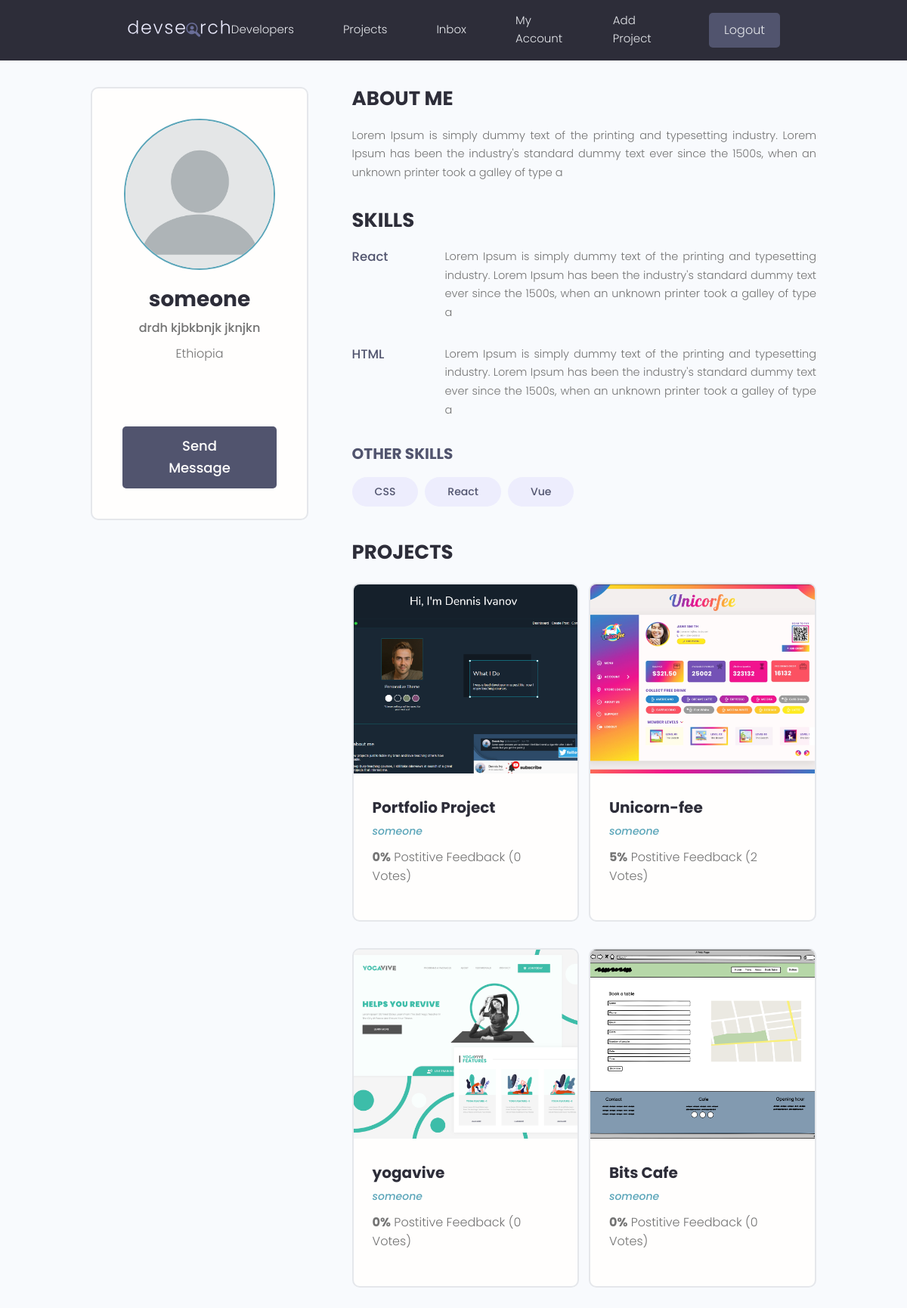
Before: /profile/4b89153a-87f2-44e1-8bf4-3c89a534345c (signed in) with the older database file.
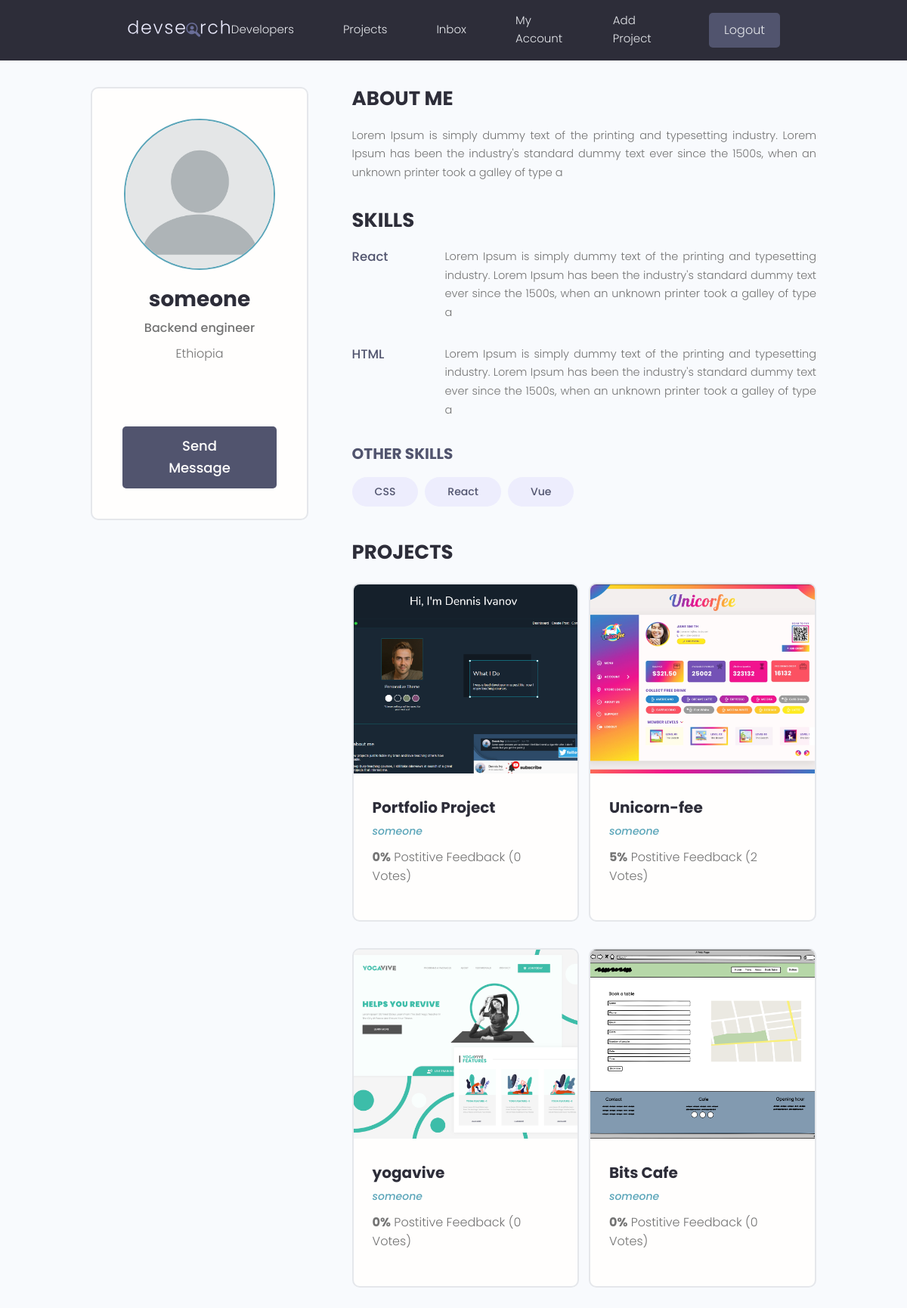
After: the same page with the newer database file.
### users/models.py (models this page shows, shortened)
class Profile(models.Model):
    user = models.OneToOneField(User, on_delete=models.CASCADE)
    id = models.UUIDField(default=uuid4, primary_key=True, editable=False)
    name = models.CharField(max_length=200)
    email = models.EmailField(max_length=200)
    username = models.CharField(max_length=200, blank=True, null=True)
    location = models.CharField(max_length=200, blank=True, null=True)
    short_intro = models.CharField(max_length=200, blank=True, null=True)
    bio = models.TextField(max_length=200, blank=True, null=True)
    profile_pic =models.ImageField(upload_to="profile_pic/", default="profile_pic/default.png")
    social_github = models.CharField(max_length=200, blank=True, null=True)
    social_twitter = models.CharField(max_length=200, blank=True, null=True)
    social_linkedin = models.CharField(max_length=200, blank=True, null=True)
    social_youtube = models.CharField(max_length=200, blank=True, null=True)
    social_website = models.CharField(max_length=200, blank=True, null=True)
    created_at = models.DateTimeField(auto_now_add=True)

### users/views.py (the view)
# urls.py: path("profile/<str:pk>", views.user_profile, name="user-profile"),
@login_required(login_url='login')
def user_profile(request, pk):
    profile = Profile.objects.get(id=pk)
    top_skills = profile.skill_set.exclude(description__exact="")
    other_skills = profile.skill_set.filter(description="")
    context = {"profile": profile, "top_skills":top_skills, "other_skills": other_skills}
    return render(request, "users/user-profile.html", context)

### users/models.py (called while the page is built)
    def __str__(self) -> str:
        return self.name

### users/templates/users/user-profile.html (shortened to what this page needs)
{% extends 'base.html' %}
{% block content %}
  <main class="profile my-md">
    <div class="container">
      <div class="layout">
        <div class="column column--1of3">
          <div class="card text-center">
            <div class="card__body dev">
              <img class="avatar avatar--xl" src="{{profile.profile_pic.url}}" />
              <h2 class="dev__name">{{profile.name}}</h2>
              <p class="dev__title">{{profile.short_intro}}</p>
              <p class="dev__location">{{profile.location}}</p>
              <ul class="dev__social">
              </ul>
              <a href="#" class="btn btn--sub btn--lg">Send Message </a>
            </div>
          </div>
        </div>
        <div class="column column--2of3">
          <div class="devInfo">
            <h3 class="devInfo__title">About Me</h3>
            <p class="devInfo__about">
              {{profile.bio}}
            </p>
          </div>
          <div class="devInfo">
            <h3 class="devInfo__title">Skills</h3>
            <div class="devInfo__skills">
              {% for skill in top_skills %}
              <div class="devSkill">
                <h4 class="devSkill__title">{{skill.name}}</h4>
                <p class="devSkill__info">
                  {{skill.description}}
                </p>
              </div>
              {% endfor %}
              <h3 class="devInfo__subtitle">Other Skills</h3>
              <div class="devInfo__otherSkills">
                {% for skill in other_skills %}
                <span class="tag tag--pill tag--sub tag--lg">
                  <small>{{skill}}</small>
                </span>
              {% endfor %}
              </div>
            </div>
          </div>
          <div class="devInfo">
            <h3 class="devInfo__title">Projects</h3>
            <div class="grid grid--two">
              {% for project in profile.project_set.all %}
              <div class="column">
                <div class="card project">
                  <a href="{% url 'project' project.id %}" class="project">
                    <img class="project__thumbnail" src="{{project.featured_img.url}}" alt="project thumbnail" />
                    <div class="card__body">
                      <h3 class="project__title">{{project.title}}</h3>
                      <p><a class="project__author" href="{% url 'user-profile' project.owner.id %}">{{project.owner.name}}</a></p>
                      <p class="project--rating">
                        <span style="font-weight: bold;">{{project.vote_ratio}}%</span> Postitive
                        Feedback ({{project.vote_count}} Vote{{project.vote_count|pluralize:"s"}})
                      </p>
                    </div>
                  </a>
                </div>
              </div>
              {% endfor %}
            </div>
          </div>
        </div>
      </div>
    </div>
  </main>
  {% endblock %}

Changed rows visible on the page:
changed Profile "someone": short_intro "drdh kjbkbnjk jknjkn" → "Backend engineer"
